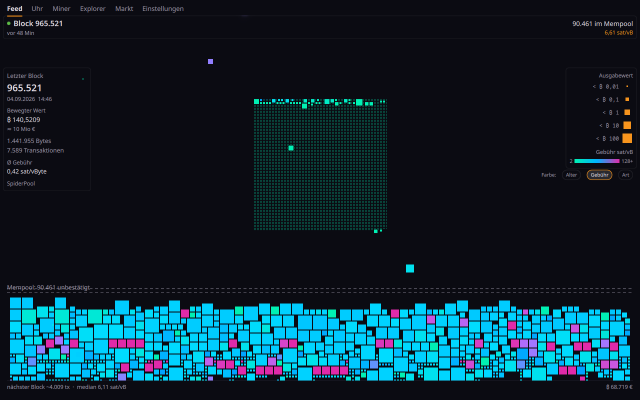
#> input picture website/bilder/feed.png, 1280 x 800 px (shown at 1/2 size)
$ python -i ansichten.py   (imports and definitions only)
#> lines starting #> are read from the running program, lines starting #| are printed output that depends on the picture
"""Alle Ansichten eines laufenden Fensters abbilden -- fuer den Vergleich
zwischen Systemen.

    xvfb-run -a --server-args="-screen 0 1400x900x24" bash -c \\
        'env -u WAYLAND_DISPLAY QT_QPA_PLATFORM=xcb LANG=en_US.UTF-8 \\
             ./build/orangedeck-app --id pruef > /dev/null 2>&1 & \\
         python3 tools/ansichten.py /tmp/bilder nativ 1280 800; kill %1'

Dasselbe mit `flatpak run ... dev.orangedeck.OrangeDeck --id pruef` gibt die
Bilder des Buendels -- gleiche Groesse, gleiche Reihenfolge, also direkt
vergleichbar (`PIL.ImageChops.difference`).

**Warum Texterkennung und nicht feste Koordinaten.** Die Hauptreiter liegen
auf den Tasten 1 bis 6, die Einstellungen (das Zahnrad) auf dem Komma, die
Unterreiter von Markt und Einstellungen auf keiner Taste.
Feste Punkte waeren an jede Fenstergroesse und jede Schrift gebunden -- und
gerade die Schrift ist im Flatpak eine andere als am Rechner. `tesseract`
sucht das Wort, geklickt wird in seine Mitte. Gefunden wird so auch, was
**fehlt**: bleibt ein Unterreiter aus, steht er am Ende im Protokoll (so kam
heraus, dass Markt und Wallet unter Android Seiten hatten, die dort nichts
tun).

Braucht `tesseract`, `import` (ImageMagick), `python-xlib` und `libXtst`;
die Oberflaeche muss auf Englisch stehen (LANG=en_US.UTF-8).

Aufruf: ansichten.py AUSGABE PRAEFIX BREITE HOEHE
"""
import os
import subprocess
import sys
import time

sys.path.insert(0, os.path.dirname(os.path.abspath(__file__)))
import xtest
from PIL import Image

OUT, PRE, W, H = sys.argv[1], sys.argv[2], int(sys.argv[3]), int(sys.argv[4])
# [1 line not run here, left out]

# Eine alte Transaktion mit zwei Ausgaengen ohne Adresse und ohne Gebuehr
# (Block 170, die erste Ueberweisung ueberhaupt): genau daran zeigte sich am
# 11.09.2026 der halb gezeichnete Fluss.
TX = "f4184fc596403b9d638783cf57adfe4c75c605f6356fbc91338530e9831e9e16"
BLOCK = "966500"
protokoll = []


def bild(name):
#> called with name = '_suche'
    p = f"{OUT}/{PRE}_{name}.png"
    subprocess.run(["import", "-window", "root", "-crop", f"{W}x{H}+0+0", p])
#> (this line was passed over: subprocess is not available in this run)
    return p


def gerollt(name, x=None, y=None):
    """Abbilden, dann seitenweise nach unten rollen, solange sich etwas tut.

    Ohne das bleibt jede Seite, die laenger ist als das Fenster, halb
    ungeprueft -- die Einstellungen sind das durchweg."""
    vorher = Image.open(bild(name)).convert("RGB")
    # Am linken Rand: dort liegt kein Regler, der das Rad schluckt und dabei
    # einen Wert verstellt.
    xtest.maus_nach(x or 12, y or H // 2)
    for k in range(2, 6):
        xtest.rad(hoch=False, mal=6)
        time.sleep(1.2)
        p = f"{OUT}/{PRE}_{name}_{k}.png"
        subprocess.run(["import", "-window", "root", "-crop", f"{W}x{H}+0+0", p])
        jetzt = Image.open(p).convert("RGB")
        if list(jetzt.getdata()) == list(vorher.getdata()):
            os.remove(p)
            break
        vorher = jetzt
    xtest.rad(hoch=True, mal=40)
    time.sleep(0.8)


def woerter(p, y0=0, y1=None):
    """Erkannte Woerter mit Mittelpunkt, nur im Streifen y0..y1.

    Doppelte Groesse vor der Erkennung: die Reiterschrift misst elf
    Bildpunkte, und darunter faellt tesseract reihenweise aus."""
    im = Image.open(p).convert("L")
    y1 = y1 or im.height
    teil = im.crop((0, y0, im.width, y1)).resize((im.width * 2, (y1 - y0) * 2))
    tmp = f"{OUT}/.ocr.png"
    teil.save(tmp)
    r = subprocess.run(["tesseract", tmp, "-", "--psm", "11", "tsv"],
                       capture_output=True, text=True).stdout
    out = []
    for z in r.splitlines()[1:]:
        f = z.split("\t")
        if len(f) < 12 or not f[11].strip():
            continue
        try:
            conf = float(f[10])
        except ValueError:
            continue
        if conf < 20:
            continue
        x, y, w, h = (int(v) // 2 for v in f[6:10])
        out.append((f[11].strip(), x + w // 2, y0 + y + h // 2))
    return out


def klicke_text(text, y0, y1, nr=0):
    p = bild("_suche")
    t = [w for w in woerter(p, y0, y1) if w[0].lower().startswith(text.lower())]
    t.sort(key=lambda w: (w[2], w[1]))
    if len(t) <= nr:
        protokoll.append(f"NICHT GEFUNDEN: {text} in {y0}..{y1}")
        return False
    xtest.klick(t[nr][1], t[nr][2])
    return True


def zeile_von(wort, y0=25, y1=200):
    """y der Zeile, in der `wort` steht -- so findet sich die Reihe der
    Unterreiter, ohne ihre Hoehe zu kennen."""
    p = bild("_suche")
    t = [w for w in woerter(p, y0, y1) if w[0].lower().startswith(wort.lower())]
    if not t:
        protokoll.append(f"Zeile von {wort} nicht gefunden")
        return None
    return min(t, key=lambda w: w[2])[2]


def reiter(n, warte):
    # Erst in eine leere Ecke klicken und Escape: sonst frisst das Suchfeld
    # des Explorers die Ziffer, und aus "5" wird der Markt-Reiter.
    xtest.klick(W - 5, H - 5)
    xtest.taste("Escape")
    time.sleep(0.3)
    xtest.taste(str(n))
    time.sleep(warte)


# [1 line not run here, left out]
# [1 line that did not run here, left out]
# [38 lines not run here, left out]
# [1 line that did not run here, left out]
# [14 lines not run here, left out]
# [1 line that did not run here, left out]
# [10 lines not run here, left out]

>>> result = woerter('../website/bilder/feed.png')
#> call 3 of woerter, with p = '../website/bilder/feed.png', y0 = 0
#> in woerter (call 3), `im = Image.open(p).convert("L")`:
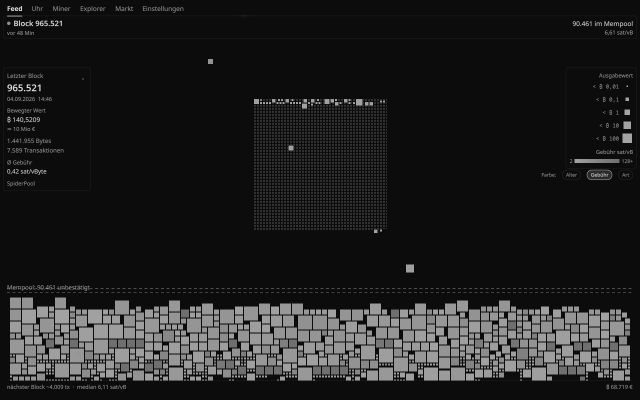
#> im: PIL image 1280x800 L (shown at 1/2 size); min 12, max 227, mean 33.3
#> in woerter (call 3), `teil = im.crop((0, y0, im.width, y1)).resize((im.width * 2, (y1 - y0) ..`:
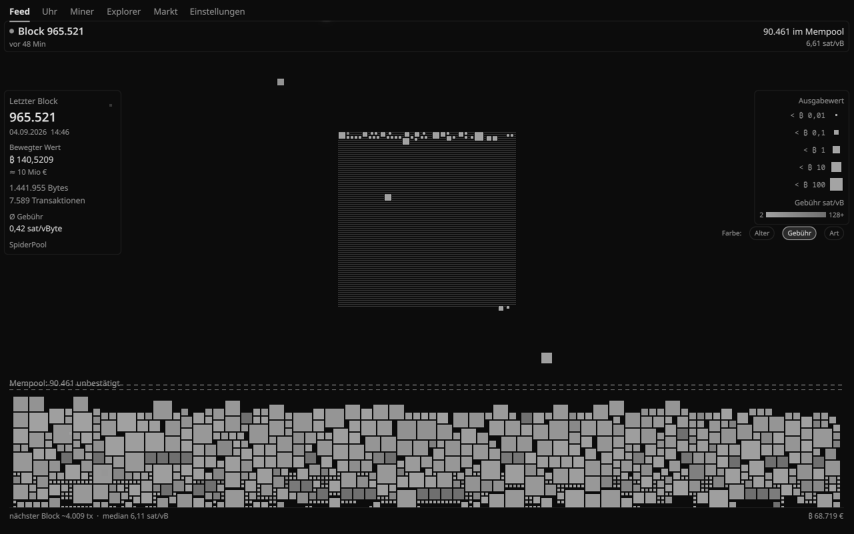
#> teil: PIL image 2560x1600 L (shown at 1/3 size); min 0, max 249, mean 33.3
#> (the run stopped early here; a loop or call above may not have finished)

$ run again, on website/bilder/uhr.png
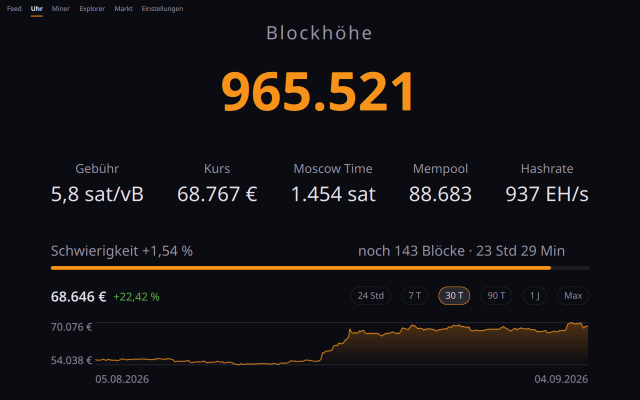
#> input picture website/bilder/uhr.png, 1280 x 800 px (shown at 1/2 size)
#> in woerter (call 3), `im = Image.open(p).convert("L")`:
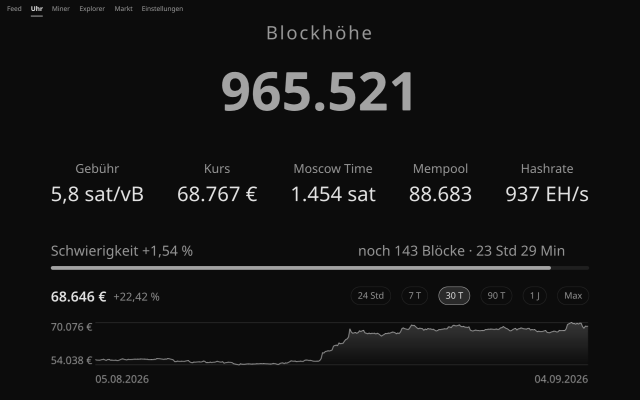
#> im: PIL image 1280x800 L (shown at 1/2 size); min 12, max 227, mean 19.3
